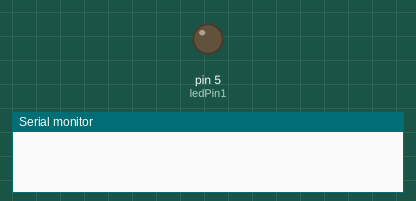
Recording of a sketch running on a simulated Arduino Uno, built with avr-gcc and run on an emulated ATmega328P. Parts: output pins drawn as LEDs (lit = HIGH), the last lines printed to the serial monitor.

Above: at 0.1 s.
At 5.1 s:
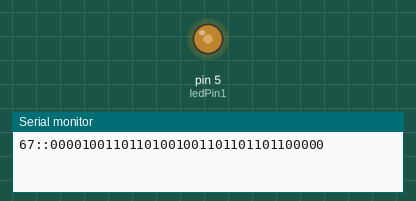
Timing chart, 0 to 6.6 s (numbered marks = the images above):
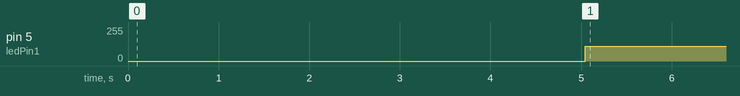

Measured:
- by itself, pin 5 (ledPin1): 0/255 → 112/255 at 5.0 s

The sketch:

PWM_comp.ino
```cpp
const int ledPin1 = 5;
const int pwmWidth = 3;
const int data_bits = 8;
const int preamble_bits = 4;
const int preamble[preamble_bits] = {0,0,0,0};

byte data1 = 103;

int counter1 = 0;
int one_counter = 0;
const int packet1Size = 35;
bool led1Status = false;
byte packet1[packet1Size];

void initializeTimer()
{
  noInterrupts();
  TCCR1A = 0;
  TCCR1B = 0;
  TCNT1  = 0;

  int freq = 3000;
  int value = 16000000 / 256 /  freq / 2 ; // timer is 8 bits -> 256 values

  OCR1A = value;            // compare match register 16MHz/256/2Hz
  TCCR1B |= (1 << WGM12);   // CTC mode
  TCCR1B |= (1 << CS12);    // 256 prescaler
  TIMSK1 |= (1 << OCIE1A);  // enable timer compare interrupt
  interrupts();             // enable all interrupts
}

ISR(TIMER1_COMPA_vect)
{
 if(counter1 < packet1Size)
 {
    if(packet1[counter1] == 1 && led1Status == false)
    {
      led1Status = true;
      digitalWrite(ledPin1,led1Status);
    }

    if(packet1[counter1] == 0 && led1Status == true)
    {
      led1Status = false;
      digitalWrite(ledPin1,led1Status);
    }
 }

  counter1++;
  if(counter1 == packet1Size)
  {
     counter1 = 0;
     // data1++;
     makePacket1();
  }
}

byte parity(byte x)
{
   byte y;
   y = x ^ (x >> 1);
   y = y ^ (y >> 2);
   y = y ^ (y >> 4);
   y = y ^ (y >> 8);
   y = y ^ (y >>16);
   return y & 1;
}

void compensate()
{
  for(int j=31;j<35;++j) // Adding compensation bits
  {
    if(one_counter < 15)
    {
      packet1[j] = 1;
      one_counter++;
    }
    else
      packet1[j] = 0;
  }
}
void makePacket1()
{
  int i,j=0;
  one_counter=0;
  for(i=0;i<data_bits;i++)
  {
    while(j<preamble_bits)
    {
      packet1[j] = preamble[j];
      j++;
    }

    byte tmp = (data1) & (0x80>>i);
    if(tmp == 0)
    {
      packet1[j++] = 1; //part 1 of data
      packet1[j++] = 0; //part 2 of data
      packet1[j++] = 0; //part 3 of data
      one_counter++;
    }
    else
    {
      packet1[j++] = 1; //part 1 of data
      packet1[j++] = 1; //part 2 of data
      packet1[j++] = 0; //part 3 of data
      one_counter+=2;
    }
  }

  if(parity(data1))
  {
    packet1[j++] = 1; //part 1 of parity
    packet1[j++] = 1; //part 2 of parity
    packet1[j++] = 0; //part 3 of parity
    one_counter+=2;
  }
  else
  {
    packet1[j++] = 1; //part 1 of parity
    packet1[j++] = 0; //part 2 of parity
    packet1[j++] = 0; //part 3 of parity
    one_counter++;
  }
  compensate();
//  printPacket();
}

void printPacket()
{
  Serial.print(data1,HEX);
  Serial.print("::");
  int i=0;
  while(i<packet1Size)
  {
    Serial.print(packet1[i]);
    i++;
  }
  Serial.println();
}

void setup()
{
  makePacket1();
  pinMode(ledPin1, OUTPUT);
  Serial.begin(115200);
  delay(5000);
  printPacket();
  initializeTimer();
}

void loop(){}
```
